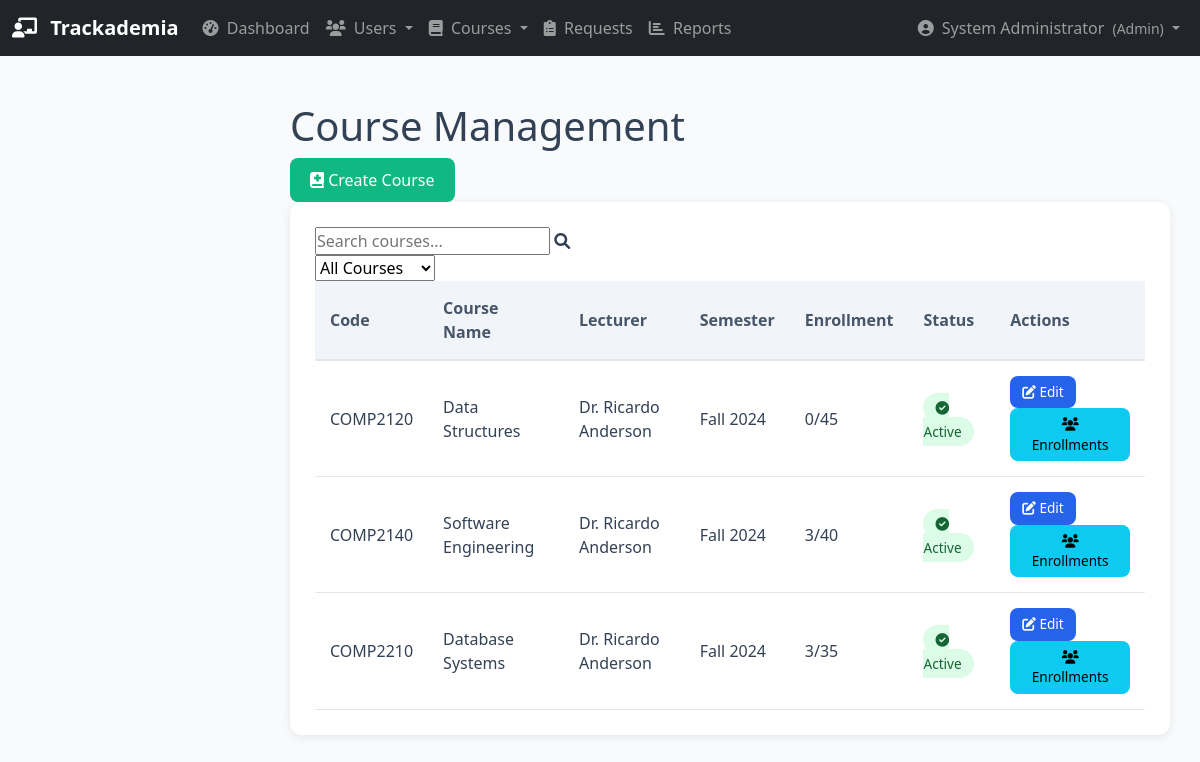
The page /admin/courses (signed in) on the database as committed earlier.
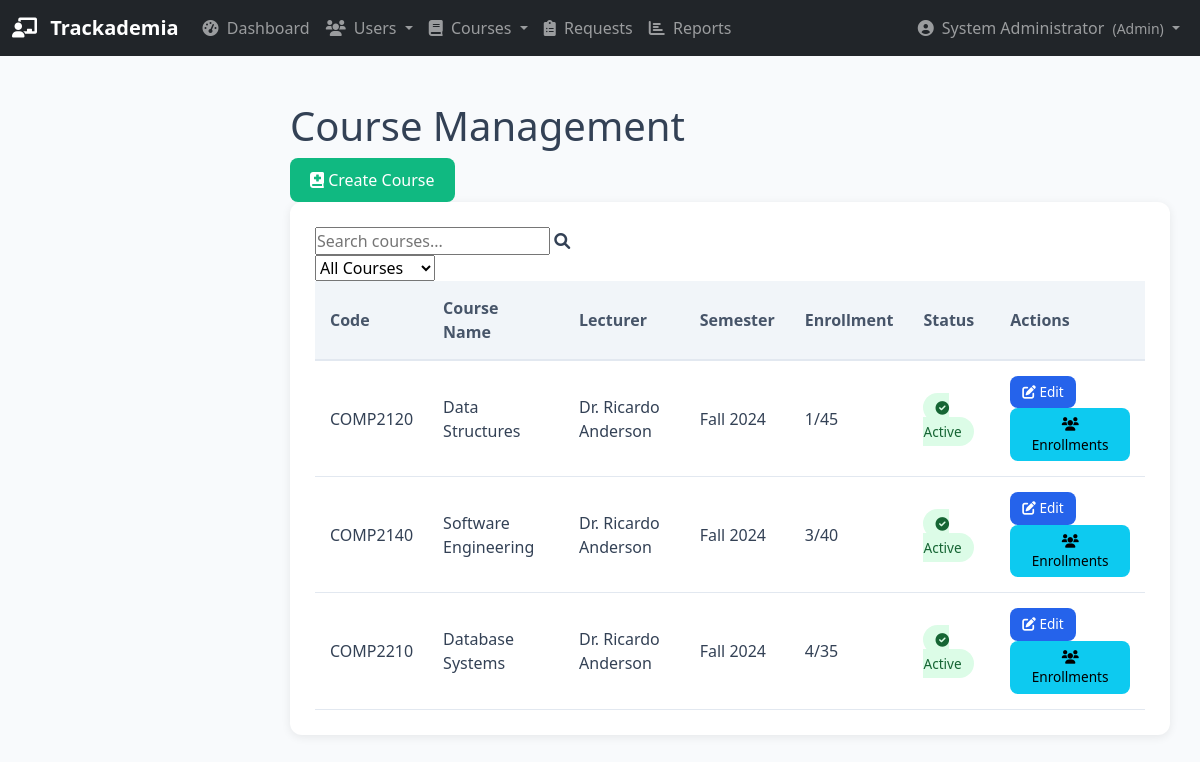
The same page on the database as committed later.
### database.py (models this page shows, shortened)
class Course(db.Model):
    __tablename__ = 'courses'
    id = db.Column(db.Integer, primary_key=True)
    name = db.Column(db.String(200), nullable=False)
    code = db.Column(db.String(50), unique=True)
    description = db.Column(db.Text, nullable=True)
    credits = db.Column(db.Integer, default=3)
    semester = db.Column(db.String(50))  # Fall 2024, Spring 2025, etc.
    max_capacity = db.Column(db.Integer, default=30)
    lecturer_id = db.Column(db.Integer, db.ForeignKey('lecturers.id'), nullable=False)
    is_active = db.Column(db.Boolean, default=True)
    created_at = db.Column(db.DateTime, default=datetime.utcnow)
    students = db.relationship('Student',
                              secondary=enrollments,
                              back_populates='courses')
    sessions = db.relationship('Session', backref='course', lazy=True)

class User(db.Model):
    __tablename__ = 'users'
    id = db.Column(db.Integer, primary_key=True)
    username = db.Column(db.String(80), unique=True, nullable=False)
    password_hash = db.Column(db.String(200), nullable=False)
    name = db.Column(db.String(100), nullable=False)
    email = db.Column(db.String(120), unique=True, nullable=True)
    user_type = db.Column(db.String(20), nullable=False)  # 'admin', 'lecturer', or 'student'
    is_active = db.Column(db.Boolean, default=True)
    created_at = db.Column(db.DateTime, default=datetime.utcnow)

### app.py (the view)
@app.route('/admin/courses')
def admin_courses():
    if flask_session.get('user_type') != 'admin':
        flash('Access denied. Admin privileges required.', 'error')
        return redirect(url_for('login'))
    courses = db.session.query(Course).order_by(Course.code).all()
    return render_template('admin_courses.html', courses=courses)

### app.py (called while the page is built)
@app.before_request
def require_login():
    allowed_routes = ['login', 'static']
    if request.endpoint not in allowed_routes and 'user_id' not in flask_session:
        return redirect(url_for('login'))

@app.context_processor
def inject_pending_requests():
    if flask_session.get('user_type') == 'admin':
        pending_count = db.session.query(RemovalRequest).filter_by(status='pending').count()
        return dict(pending_requests_count=pending_count)
    return dict(pending_requests_count=0)

### templates/admin_courses.html (shortened to what this page needs)
{% extends "base.html" %}
{% block content %}
<div class="dashboard-header">
    <h1>Course Management</h1>
    <div class="header-actions">
        <a href="{{ url_for('admin_create_course') }}" class="btn btn-success">
            <i class="fas fa-book-medical"></i> Create Course
        </a>
    </div>
</div>
<div class="table-container">
    <div class="table-actions">
        <div class="search-box">
            <input type="text" id="courseSearch" placeholder="Search courses...">
            <i class="fas fa-search"></i>
        </div>
        <div class="filter-box">
            <select id="statusFilter">
                <option value="">All Courses</option>
            </select>
        </div>
    </div>
    <table id="coursesTable">
        <thead>
            <tr>
                <th>Code</th>
                <th>Course Name</th>
                <th>Lecturer</th>
                <th>Semester</th>
                <th>Enrollment</th>
                <th>Status</th>
                <th>Actions</th>
            </tr>
        </thead>
        <tbody>
            {% for course in courses %}
            <tr data-status="{{ 'active' if course.is_active else 'inactive' }}">
                <td>{{ course.code }}</td>
                <td>{{ course.name }}</td>
                <td>{{ course.lecturer.user.name }}</td>
                <td>{{ course.semester }}</td>
                <td>{{ course.students|length }}/{{ course.max_capacity }}</td>
                <td>
                    {% if course.is_active %}
                    <span class="status-badge status-active">
                        <i class="fas fa-check-circle"></i> Active
                    </span>
                    {% else %}
                    <span class="status-badge status-inactive">
                        <i class="fas fa-times-circle"></i> Inactive
                    </span>
                    {% endif %}
                </td>
                <td>
                    <div class="action-buttons">
                        <a href="{{ url_for('admin_edit_course', course_id=course.id) }}" class="btn btn-primary btn-sm">
                            <i class="fas fa-edit"></i> Edit
                        </a>
                        <a href="{{ url_for('admin_course_enrollments', course_id=course.id) }}" class="btn btn-info btn-sm">
                            <i class="fas fa-users"></i> Enrollments
                        </a>
                    </div>
                </td>
            </tr>
            {% endfor %}
        </tbody>
    </table>
</div>
{% endblock %}

Rows that differ between the two databases and show on the page:
changed Course "COMP2120": students|length "0" → "1"
changed Course "COMP2210": students|length "3" → "4"
